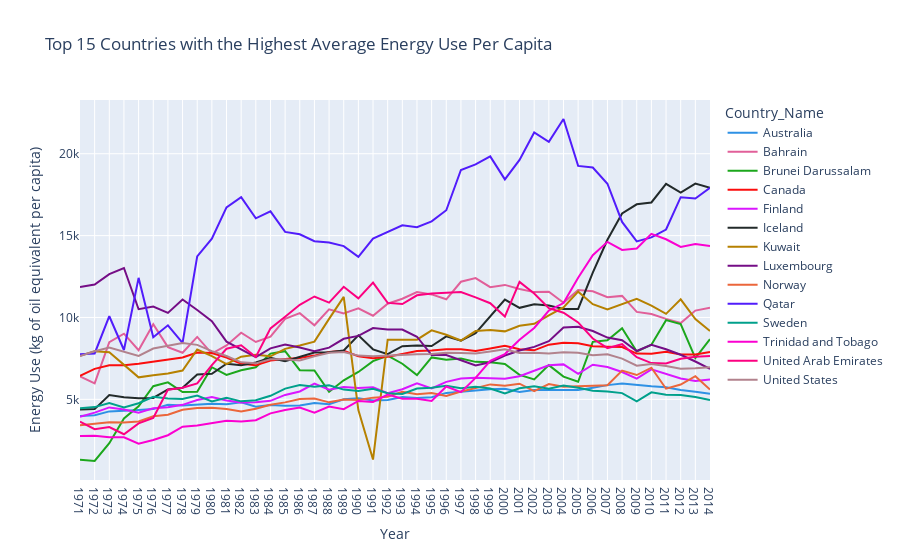

Here is the notebook cell this chart was saved with:
### Markdown cell above
#### Visualization for the yearly variation in Energy Usage Per Capita data for the top 10  countries with the highest average energy usage per capita

### Code cell
df = EG_USE_IMP[EG_USE_IMP['Country_Name'].isin(AvgEGUsageTop15['Country_Name'])].drop(columns=['EG.IMP.CONS.ZS'])
# Impute missing data with the average for the country
display(df.isna().sum())
df = df.set_index(['Country_Name', 'Country_Code', 'Year'])['EG.USE.PCAP.KG.OE'].fillna(AvgEGUsageTop15.set_index(['Country_Name', 'Country_Code'])['EG.USE.PCAP.KG.OE']).reset_index()
display(df.isna().sum())
fig = px.line(df, x='Year', y='EG.USE.PCAP.KG.OE',
             color='Country_Name',
             color_discrete_sequence=px.colors.qualitative.Dark24,
              labels= {'EG.USE.PCAP.KG.OE': 'Energy Use (kg of oil equivalent per capita)'},
                         title='Top 15 Countries with the Highest Average Energy Use Per Capita')
fig.show()

fig.write_image("energyUsePerCapita_Top15.png", engine='kaleido')

### Figure 1 — Plotly figure (JSON) as saved in the notebook; plotly's stock layout.template omitted (floating-point values rounded to 4 significant figures)
{"data": [{"hovertemplate": "Country_Name=Australia<br>Year=%{x}<br>Energy Use (kg of oil equivalent per capita)=%{y}<extra></extra>", "legendgroup": "Australia", "line": {"color": "#2E91E5", "dash": "solid"}, "marker": {"symbol": "circle"}, "mode": "lines", "name": "Australia", "orientation": "v", "showlegend": true, "type": "scatter", "x": ["1971", "1972", "1973", "1974", "1975", "1976", "1977", "1978", "1979", "1980", "1981", "1982", "1983", "1984", "1985", "1986", "1987", "1988", "1989", "1990", "1991", "1992", "1993", "1994", "1995", "1996", "1997", "1998", "1999", "2000", "2001", "2002", "2003", "2004", "2005", "2006", "2007", "2008", "2009", "2010", "2011", "2012", "2013", "2014"], "xaxis": "x", "y": [3990.0, 4035.0, 4264.0, 4294.0, 4346.0, 4406.0, 4671.0, 4630.0, 4684.0, 4737.0, 4695.0, 4817.0, 4555.0, 4652.0, 4603.0, 4624.0, 4772.0, 4703.0, 5001.0, 5062.0, 4928.0, 4959.0, 5148.0, 5090.0, 5129.0, 5394.0, 5470.0, 5554.0, 5610.0, 5644.0, 5447.0, 5570.0, 5569.0, 5598.0, 5564.0, 5709.0, 5868.0, 5965.0, 5863.0, 5793.0, 5745.0, 5575.0, 5468.0, 5335.0], "yaxis": "y"}, {"hovertemplate": "Country_Name=Bahrain<br>Year=%{x}<br>Energy Use (kg of oil equivalent per capita)=%{y}<extra></extra>", "legendgroup": "Bahrain", "line": {"color": "#E15F99", "dash": "solid"}, "marker": {"symbol": "circle"}, "mode": "lines", "name": "Bahrain", "orientation": "v", "showlegend": true, "type": "scatter", "x": ["1971", "1972", "1973", "1974", "1975", "1976", "1977", "1978", "1979", "1980", "1981", "1982", "1983", "1984", "1985", "1986", "1987", "1988", "1989", "1990", "1991", "1992", "1993", "1994", "1995", "1996", "1997", "1998", "1999", "2000", "2001", "2002", "2003", "2004", "2005", "2006", "2007", "2008", "2009", "2010", "2011", "2012", "2013", "2014"], "xaxis": "x", "y": [6395.0, 5972.0, 8495.0, 9009.0, 8001.0, 9585.0, 8189.0, 7844.0, 8814.0, 7795.0, 8295.0, 9071.0, 8503.0, 8833.0, 9922.0, 10260.0, 9524.0, 10490.0, 10250.0, 10560.0, 10110.0, 10840.0, 11140.0, 11560.0, 11410.0, 11110.0, 12180.0, 12410.0, 11850.0, 11990.0, 11740.0, 11550.0, 11570.0, 10890.0, 11680.0, 11600.0, 11230.0, 11320.0, 10340.0, 10210.0, 9913.0, 9660.0, 10420.0, 10600.0], "yaxis": "y"}, {"hovertemplate": "Country_Name=Brunei Darussalam<br>Year=%{x}<br>Energy Use (kg of oil equivalent per capita)=%{y}<extra></extra>", "legendgroup": "Brunei Darussalam", "line": {"color": "#1CA71C", "dash": "solid"}, "marker": {"symbol": "circle"}, "mode": "lines", "name": "Brunei Darussalam", "orientation": "v", "showlegend": true, "type": "scatter", "x": ["1971", "1972", "1973", "1974", "1975", "1976", "1977", "1978", "1979", "1980", "1981", "1982", "1983", "1984", "1985", "1986", "1987", "1988", "1989", "1990", "1991", "1992", "1993", "1994", "1995", "1996", "1997", "1998", "1999", "2000", "2001", "2002", "2003", "2004", "2005", "2006", "2007", "2008", "2009", "2010", "2011", "2012", "2013", "2014"], "xaxis": "x", "y": [1307.0, 1235.0, 2319.0, 3829.0, 4580.0, 5805.0, 6041.0, 5444.0, 5470.0, 6961.0, 6497.0, 6780.0, 6958.0, 7794.0, 7941.0, 6778.0, 6760.0, 5462.0, 6164.0, 6675.0, 7335.0, 7666.0, 7176.0, 6479.0, 7563.0, 7425.0, 7488.0, 7289.0, 7271.0, 7157.0, 6493.0, 6221.0, 7090.0, 6390.0, 6075.0, 8512.0, 8607.0, 9337.0, 7926.0, 8338.0, 9837.0, 9599.0, 7522.0, 8673.0], "yaxis": "y"}, {"hovertemplate": "Country_Name=Canada<br>Year=%{x}<br>Energy Use (kg of oil equivalent per capita)=%{y}<extra></extra>", "legendgroup": "Canada", "line": {"color": "#FB0D0D", "dash": "solid"}, "marker": {"symbol": "circle"}, "mode": "lines", "name": "Canada", "orientation": "v", "showlegend": true, "type": "scatter", "x": ["1971", "1972", "1973", "1974", "1975", "1976", "1977", "1978", "1979", "1980", "1981", "1982", "1983", "1984", "1985", "1986", "1987", "1988", "1989", "1990", "1991", "1992", "1993", "1994", "1995", "1996", "1997", "1998", "1999", "2000", "2001", "2002", "2003", "2004", "2005", "2006", "2007", "2008", "2009", "2010", "2011", "2012", "2013", "2014"], "xaxis": "x", "y": [6436.0, 6863.0, 7085.0, 7090.0, 7170.0, 7294.0, 7431.0, 7562.0, 7862.0, 7829.0, 7555.0, 7174.0, 7077.0, 7369.0, 7468.0, 7522.0, 7671.0, 7885.0, 7963.0, 7630.0, 7517.0, 7602.0, 7771.0, 7957.0, 7980.0, 8053.0, 8056.0, 7948.0, 8108.0, 8265.0, 8056.0, 7994.0, 8341.0, 8456.0, 8422.0, 8240.0, 8213.0, 8195.0, 7797.0, 7789.0, 7912.0, 7733.0, 7744.0, 7898.0], "yaxis": "y"}, {"hovertemplate": "Country_Name=Finland<br>Year=%{x}<br>Energy Use (kg of oil equivalent per capita)=%{y}<extra></extra>", "legendgroup": "Finland", "line": {"color": "#DA16FF", "dash": "solid"}, "marker": {"symbol": "circle"}, "mode": "lines", "name": "Finland", "orientation": "v", "showlegend": true, "type": "scatter", "x": ["1971", "1972", "1973", "1974", "1975", "1976", "1977", "1978", "1979", "1980", "1981", "1982", "1983", "1984", "1985", "1986", "1987", "1988", "1989", "1990", "1991", "1992", "1993", "1994", "1995", "1996", "1997", "1998", "1999", "2000", "2001", "2002", "2003", "2004", "2005", "2006", "2007", "2008", "2009", "2010", "2011", "2012", "2013", "2014"], "xaxis": "x", "y": [3939.0, 4188.0, 4508.0, 4384.0, 4182.0, 4460.0, 4516.0, 4665.0, 4964.0, 5147.0, 4935.0, 4805.0, 4824.0, 4911.0, 5270.0, 5483.0, 5961.0, 5590.0, 5754.0, 5692.0, 5743.0, 5381.0, 5617.0, 5973.0, 5662.0, 6070.0, 6277.0, 6319.0, 6284.0, 6262.0, 6411.0, 6729.0, 7077.0, 7135.0, 6562.0, 7112.0, 6975.0, 6669.0, 6268.0, 6829.0, 6538.0, 6276.0, 6116.0, 6213.0], "yaxis": "y"}, {"hovertemplate": "Country_Name=Iceland<br>Year=%{x}<br>Energy Use (kg of oil equivalent per capita)=%{y}<extra></extra>", "legendgroup": "Iceland", "line": {"color": "#222A2A", "dash": "solid"}, "marker": {"symbol": "circle"}, "mode": "lines", "name": "Iceland", "orientation": "v", "showlegend": true, "type": "scatter", "x": ["1971", "1972", "1973", "1974", "1975", "1976", "1977", "1978", "1979", "1980", "1981", "1982", "1983", "1984", "1985", "1986", "1987", "1988", "1989", "1990", "1991", "1992", "1993", "1994", "1995", "1996", "1997", "1998", "1999", "2000", "2001", "2002", "2003", "2004", "2005", "2006", "2007", "2008", "2009", "2010", "2011", "2012", "2013", "2014"], "xaxis": "x", "y": [4378.0, 4404.0, 5269.0, 5132.0, 5072.0, 5086.0, 5603.0, 5711.0, 6515.0, 6561.0, 7179.0, 7076.0, 7254.0, 7531.0, 7335.0, 7606.0, 7857.0, 7882.0, 7983.0, 8908.0, 8054.0, 7755.0, 8250.0, 8293.0, 8256.0, 8848.0, 8584.0, 9037.0, 10040.0, 11090.0, 10590.0, 10800.0, 10730.0, 10520.0, 10520.0, 12730.0, 14750.0, 16350.0, 16910.0, 17020.0, 18160.0, 17630.0, 18180.0, 17920.0], "yaxis": "y"}, {"hovertemplate": "Country_Name=Kuwait<br>Year=%{x}<br>Energy Use (kg of oil equivalent per capita)=%{y}<extra></extra>", "legendgroup": "Kuwait", "line": {"color": "#B68100", "dash": "solid"}, "marker": {"symbol": "circle"}, "mode": "lines", "name": "Kuwait", "orientation": "v", "showlegend": true, "type": "scatter", "x": ["1971", "1972", "1973", "1974", "1975", "1976", "1977", "1978", "1979", "1980", "1981", "1982", "1983", "1984", "1985", "1986", "1987", "1988", "1989", "1990", "1991", "1992", "1993", "1994", "1995", "1996", "1997", "1998", "1999", "2000", "2001", "2002", "2003", "2004", "2005", "2006", "2007", "2008", "2009", "2010", "2011", "2012", "2013", "2014"], "xaxis": "x", "y": [7666.0, 7939.0, 7872.0, 7083.0, 6344.0, 6476.0, 6583.0, 6763.0, 8046.0, 7638.0, 7155.0, 7604.0, 7722.0, 7627.0, 8084.0, 8289.0, 8523.0, 9914.0, 11260.0, 4347.0, 1325.0, 8643.0, 8643.0, 8643.0, 9211.0, 8942.0, 8592.0, 9169.0, 9232.0, 9152.0, 9497.0, 9613.0, 10130.0, 10620.0, 11580.0, 10810.0, 10490.0, 10810.0, 11130.0, 10720.0, 10220.0, 11110.0, 9907.0, 9179.0], "yaxis": "y"}, {"hovertemplate": "Country_Name=Luxembourg<br>Year=%{x}<br>Energy Use (kg of oil equivalent per capita)=%{y}<extra></extra>", "legendgroup": "Luxembourg", "line": {"color": "#750D86", "dash": "solid"}, "marker": {"symbol": "circle"}, "mode": "lines", "name": "Luxembourg", "orientation": "v", "showlegend": true, "type": "scatter", "x": ["1971", "1972", "1973", "1974", "1975", "1976", "1977", "1978", "1979", "1980", "1981", "1982", "1983", "1984", "1985", "1986", "1987", "1988", "1989", "1990", "1991", "1992", "1993", "1994", "1995", "1996", "1997", "1998", "1999", "2000", "2001", "2002", "2003", "2004", "2005", "2006", "2007", "2008", "2009", "2010", "2011", "2012", "2013", "2014"], "xaxis": "x", "y": [11860.0, 12010.0, 12650.0, 13020.0, 10500.0, 10670.0, 10280.0, 11100.0, 10460.0, 9775.0, 8526.0, 8058.0, 7576.0, 8113.0, 8347.0, 8164.0, 7943.0, 8158.0, 8700.0, 8874.0, 9353.0, 9262.0, 9267.0, 8823.0, 7705.0, 7711.0, 7410.0, 7067.0, 7267.0, 7677.0, 7983.0, 8205.0, 8550.0, 9387.0, 9429.0, 9171.0, 8774.0, 8612.0, 7952.0, 8329.0, 8056.0, 7722.0, 7312.0, 6861.0], "yaxis": "y"}, {"hovertemplate": "Country_Name=Norway<br>Year=%{x}<br>Energy Use (kg of oil equivalent per capita)=%{y}<extra></extra>", "legendgroup": "Norway", "line": {"color": "#EB663B", "dash": "solid"}, "marker": {"symbol": "circle"}, "mode": "lines", "name": "Norway", "orientation": "v", "showlegend": true, "type": "scatter", "x": ["1971", "1972", "1973", "1974", "1975", "1976", "1977", "1978", "1979", "1980", "1981", "1982", "1983", "1984", "1985", "1986", "1987", "1988", "1989", "1990", "1991", "1992", "1993", "1994", "1995", "1996", "1997", "1998", "1999", "2000", "2001", "2002", "2003", "2004", "2005", "2006", "2007", "2008", "2009", "2010", "2011", "2012", "2013", "2014"], "xaxis": "x", "y": [3414.0, 3503.0, 3608.0, 3581.0, 3652.0, 3962.0, 4060.0, 4360.0, 4467.0, 4492.0, 4415.0, 4262.0, 4428.0, 4672.0, 4815.0, 5024.0, 5048.0, 4817.0, 4984.0, 4967.0, 5105.0, 5160.0, 5460.0, 5315.0, 5391.0, 5202.0, 5475.0, 5685.0, 5913.0, 5826.0, 5954.0, 5501.0, 5933.0, 5769.0, 5803.0, 5834.0, 5862.0, 6753.0, 6484.0, 6935.0, 5650.0, 5906.0, 6416.0, 5596.0], "yaxis": "y"}, {"hovertemplate": "Country_Name=Qatar<br>Year=%{x}<br>Energy Use (kg of oil equivalent per capita)=%{y}<extra></extra>", "legendgroup": "Qatar", "line": {"color": "#511CFB", "dash": "solid"}, "marker": {"symbol": "circle"}, "mode": "lines", "name": "Qatar", "orientation": "v", "showlegend": true, "type": "scatter", "x": ["1971", "1972", "1973", "1974", "1975", "1976", "1977", "1978", "1979", "1980", "1981", "1982", "1983", "1984", "1985", "1986", "1987", "1988", "1989", "1990", "1991", "1992", "1993", "1994", "1995", "1996", "1997", "1998", "1999", "2000", "2001", "2002", "2003", "2004", "2005", "2006", "2007", "2008", "2009", "2010", "2011", "2012", "2013", "2014"], "xaxis": "x", "y": [7754.0, 7803.0, 10080.0, 8013.0, 12420.0, 8797.0, 9520.0, 8449.0, 13730.0, 14810.0, 16720.0, 17350.0, 16060.0, 16480.0, 15230.0, 15080.0, 14650.0, 14580.0, 14360.0, 13700.0, 14820.0, 15240.0, 15620.0, 15510.0, 15870.0, 16550.0, 19010.0, 19350.0, 19840.0, 18430.0, 19620.0, 21300.0, 20730.0, 22120.0, 19260.0, 19160.0, 18170.0, 15830.0, 14640.0, 14890.0, 15370.0, 17340.0, 17270.0, 17920.0], "yaxis": "y"}, {"hovertemplate": "Country_Name=Sweden<br>Year=%{x}<br>Energy Use (kg of oil equivalent per capita)=%{y}<extra></extra>", "legendgroup": "Sweden", "line": {"color": "#00A08B", "dash": "solid"}, "marker": {"symbol": "circle"}, "mode": "lines", "name": "Sweden", "orientation": "v", "showlegend": true, "type": "scatter", "x": ["1971", "1972", "1973", "1974", "1975", "1976", "1977", "1978", "1979", "1980", "1981", "1982", "1983", "1984", "1985", "1986", "1987", "1988", "1989", "1990", "1991", "1992", "1993", "1994", "1995", "1996", "1997", "1998", "1999", "2000", "2001", "2002", "2003", "2004", "2005", "2006", "2007", "2008", "2009", "2010", "2011", "2012", "2013", "2014"], "xaxis": "x", "y": [4450.0, 4527.0, 4774.0, 4510.0, 4764.0, 5151.0, 5055.0, 5017.0, 5230.0, 4872.0, 5097.0, 4878.0, 4941.0, 5216.0, 5656.0, 5879.0, 5763.0, 5854.0, 5595.0, 5515.0, 5651.0, 5369.0, 5334.0, 5660.0, 5702.0, 5825.0, 5672.0, 5770.0, 5661.0, 5360.0, 5680.0, 5802.0, 5650.0, 5847.0, 5711.0, 5529.0, 5472.0, 5380.0, 4883.0, 5428.0, 5275.0, 5269.0, 5147.0, 4966.0], "yaxis": "y"}, {"hovertemplate": "Country_Name=Trinidad and Tobago<br>Year=%{x}<br>Energy Use (kg of oil equivalent per capita)=%{y}<extra></extra>", "legendgroup": "Trinidad and Tobago", "line": {"color": "#FB00D1", "dash": "solid"}, "marker": {"symbol": "circle"}, "mode": "lines", "name": "Trinidad and Tobago", "orientation": "v", "showlegend": true, "type": "scatter", "x": ["1971", "1972", "1973", "1974", "1975", "1976", "1977", "1978", "1979", "1980", "1981", "1982", "1983", "1984", "1985", "1986", "1987", "1988", "1989", "1990", "1991", "1992", "1993", "1994", "1995", "1996", "1997", "1998", "1999", "2000", "2001", "2002", "2003", "2004", "2005", "2006", "2007", "2008", "2009", "2010", "2011", "2012", "2013", "2014"], "xaxis": "x", "y": [2760.0, 2775.0, 2687.0, 2684.0, 2296.0, 2515.0, 2810.0, 3330.0, 3400.0, 3529.0, 3688.0, 3650.0, 3723.0, 4145.0, 4350.0, 4496.0, 4191.0, 4561.0, 4397.0, 4903.0, 4841.0, 5290.0, 5034.0, 5040.0, 4903.0, 5783.0, 5442.0, 6309.0, 7353.0, 7765.0, 8641.0, 9361.0, 10420.0, 10880.0, 12430.0, 13810.0, 14620.0, 14130.0, 14210.0, 15110.0, 14780.0, 14310.0, 14480.0, 14360.0], "yaxis": "y"}, {"hovertemplate": "Country_Name=United Arab Emirates<br>Year=%{x}<br>Energy Use (kg of oil equivalent per capita)=%{y}<extra></extra>", "legendgroup": "United Arab Emirates", "line": {"color": "#FC0080", "dash": "solid"}, "marker": {"symbol": "circle"}, "mode": "lines", "name": "United Arab Emirates", "orientation": "v", "showlegend": true, "type": "scatter", "x": ["1971", "1972", "1973", "1974", "1975", "1976", "1977", "1978", "1979", "1980", "1981", "1982", "1983", "1984", "1985", "1986", "1987", "1988", "1989", "1990", "1991", "1992", "1993", "1994", "1995", "1996", "1997", "1998", "1999", "2000", "2001", "2002", "2003", "2004", "2005", "2006", "2007", "2008", "2009", "2010", "2011", "2012", "2013", "2014"], "xaxis": "x", "y": [3647.0, 3176.0, 3307.0, 2869.0, 3533.0, 3858.0, 5586.0, 5710.0, 5977.0, 7094.0, 8090.0, 8299.0, 7582.0, 9334.0, 10040.0, 10770.0, 11280.0, 10910.0, 11870.0, 11170.0, 12120.0, 10890.0, 10820.0, 11360.0, 11460.0, 11510.0, 11560.0, 11220.0, 10870.0, 10060.0, 12170.0, 11460.0, 10570.0, 10290.0, 9698.0, 8716.0, 8128.0, 8367.0, 7572.0, 7215.0, 7191.0, 7481.0, 7605.0, 7648.0], "yaxis": "y"}, {"hovertemplate": "Country_Name=United States<br>Year=%{x}<br>Energy Use (kg of oil equivalent per capita)=%{y}<extra></extra>", "legendgroup": "United States", "line": {"color": "#B2828D", "dash": "solid"}, "marker": {"symbol": "circle"}, "mode": "lines", "name": "United States", "orientation": "v", "showlegend": true, "type": "scatter", "x": ["1971", "1972", "1973", "1974", "1975", "1976", "1977", "1978", "1979", "1980", "1981", "1982", "1983", "1984", "1985", "1986", "1987", "1988", "1989", "1990", "1991", "1992", "1993", "1994", "1995", "1996", "1997", "1998", "1999", "2000", "2001", "2002", "2003", "2004", "2005", "2006", "2007", "2008", "2009", "2010", "2011", "2012", "2013", "2014"], "xaxis": "x", "y": [7645.0, 7941.0, 8164.0, 7910.0, 7656.0, 8101.0, 8286.0, 8438.0, 8327.0, 7942.0, 7648.0, 7259.0, 7199.0, 7443.0, 7456.0, 7376.0, 7622.0, 7850.0, 7890.0, 7672.0, 7631.0, 7677.0, 7709.0, 7758.0, 7764.0, 7844.0, 7829.0, 7804.0, 7923.0, 8057.0, 7828.0, 7843.0, 7794.0, 7882.0, 7846.0, 7698.0, 7758.0, 7488.0, 7057.0, 7161.0, 7030.0, 6872.0, 6906.0, 6961.0], "yaxis": "y"}], "layout": {"legend": {"title": {"text": "Country_Name"}, "tracegroupgap": 0}, "title": {"text": "Top 15 Countries with the Highest Average Energy Use Per Capita"}, "xaxis": {"anchor": "y", "domain": [0, 1], "title": {"text": "Year"}}, "yaxis": {"anchor": "x", "domain": [0, 1], "title": {"text": "Energy Use (kg of oil equivalent per capita)"}}}}
